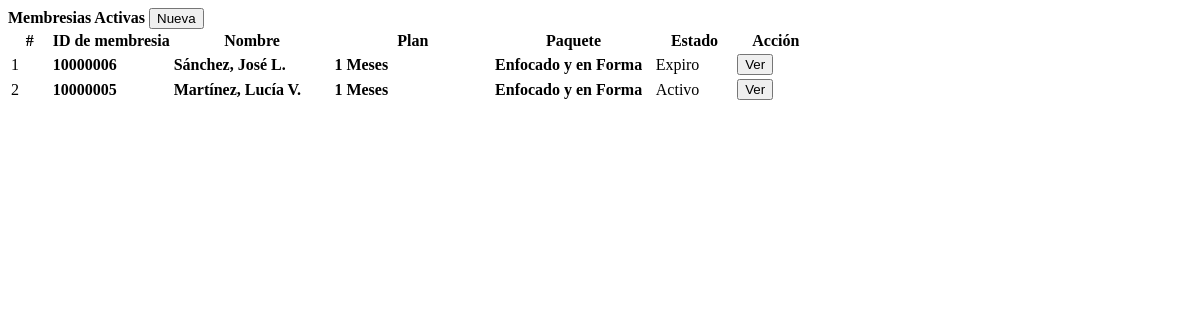
/registered_members.php, run on the app's committed database.
### tables this page shows
CREATE TABLE `registration_info` (
  `id` int(30) NOT NULL,
  `member_id` int(30) NOT NULL,
  `plan_id` int(30) NOT NULL,
  `package_id` int(30) NOT NULL,
  `start_date` date NOT NULL,
  `end_date` date NOT NULL,
  `trainer_id` tinyint(30) NOT NULL,
  `status` tinyint(1) NOT NULL DEFAULT 1 COMMENT '0=Inactive, 1= Active',
  `date_created` date DEFAULT current_timestamp()
);

CREATE TABLE `members` (
  `id` int(30) NOT NULL,
  `member_id` int(30) NOT NULL,
  `firstname` varchar(100) NOT NULL,
  `middlename` varchar(100) NOT NULL,
  `lastname` varchar(100) NOT NULL,
  `gender` varchar(20) NOT NULL,
  `contact` varchar(100) NOT NULL,
  `address` text NOT NULL,
  `email` varchar(100) NOT NULL,
  `date_created` datetime NOT NULL DEFAULT current_timestamp()
);

CREATE TABLE `plans` (
  `id` int(30) NOT NULL,
  `plan` int(30) NOT NULL,
  `amount` float NOT NULL
);

CREATE TABLE `packages` (
  `id` int(30) NOT NULL,
  `package` varchar(200) NOT NULL,
  `description` text NOT NULL,
  `amount` float NOT NULL
);

### registered_members.php (the view, shortened to what this page needs)
<?php include('db_connect.php');?>
<div class="container-fluid">
	<div class="col-lg-12">
		<div class="row">
			<div class="col-md-12">
				<div class="card">
					<div class="card-header">
						<b>Membresias Activas</b>
						<span class="">
							<button class="btn btn-primary btn-block btn-sm col-sm-2 float-right" type="button" id="new_member">
					<i class="fa fa-plus"></i> Nueva</button>
				</span>
					</div>
					<div class="card-body">
						<table class="table table-bordered table-condensed table-hover">
							<colgroup>
								<col width="5%">
								<col width="15%">
								<col width="20%">
								<col width="20%">
								<col width="20%">
								<col width="10%">
							</colgroup>
							<thead>
								<tr>
									<th class="text-center">#</th>
									<th class="">ID de membresia</th>
									<th class="">Nombre</th>
									<th class="">Plan</th>
									<th class="">Paquete</th>
									<th class="">Estado</th>
									<th class="text-center">Acción</th>
								</tr>
							</thead>
							<tbody>
								<?php
								$i = 1;
								$member =  $conn->query("SELECT r.*,p.plan,pp.package,concat(m.lastname,', ',m.firstname,' ',m.middlename) as name,m.member_id from registration_info r inner join members m on m.id = r.member_id inner join plans p on p.id = r.plan_id inner join packages pp on pp.id = r.package_id where r.status = 1 order by r.id asc");
								while($row=$member->fetch_assoc()):
								?>
								<tr>
									<td class="text-center"><?php echo $i++ ?></td>
									<td class="">
										 <p><b><?php echo $row['member_id'] ?></b></p>
									</td>
									<td class="">
										 <p><b><?php echo ucwords($row['name']) ?></b></p>
									</td>
									<td class="">
										 <p><b><?php echo $row['plan']. ' Meses' ?></b></p>
									</td>
									<td class="">
										 <p><b><?php echo $row['package'] ?></b></p>
									</td>
									<td class="text-center">
										<?php if(strtotime(date('Y-m-d')) <= strtotime($row['end_date'])): ?>
										<span class="badge badge-success">Activo</span>
										<?php else: ?>
										<span class="badge badge-danger">Expiro</span>
										<?php endif; ?>
									</td>
									<td class="text-center">
										<button class="btn btn-sm btn-primary view_member" type="button" data-id="<?php echo $row['id'] ?>" >Ver</button>
									</td>
								</tr>
								<?php endwhile; ?>
							</tbody>
						</table>
					</div>
				</div>
			</div>
		</div>
	</div>
</div>

### registered_members.php (style rules this page uses)
td { vertical-align: middle !important; }
td p { margin: unset }

### data on the page
registration_info: member.member_id "10000006", name "Sánchez, José L.", plan.plan "1", package.package "Enfocado y en Forma", end_date "Expiro"
registration_info: member.member_id "10000005", name "Martínez, Lucía V.", plan.plan "1", package.package "Enfocado y en Forma", end_date "Activo"
